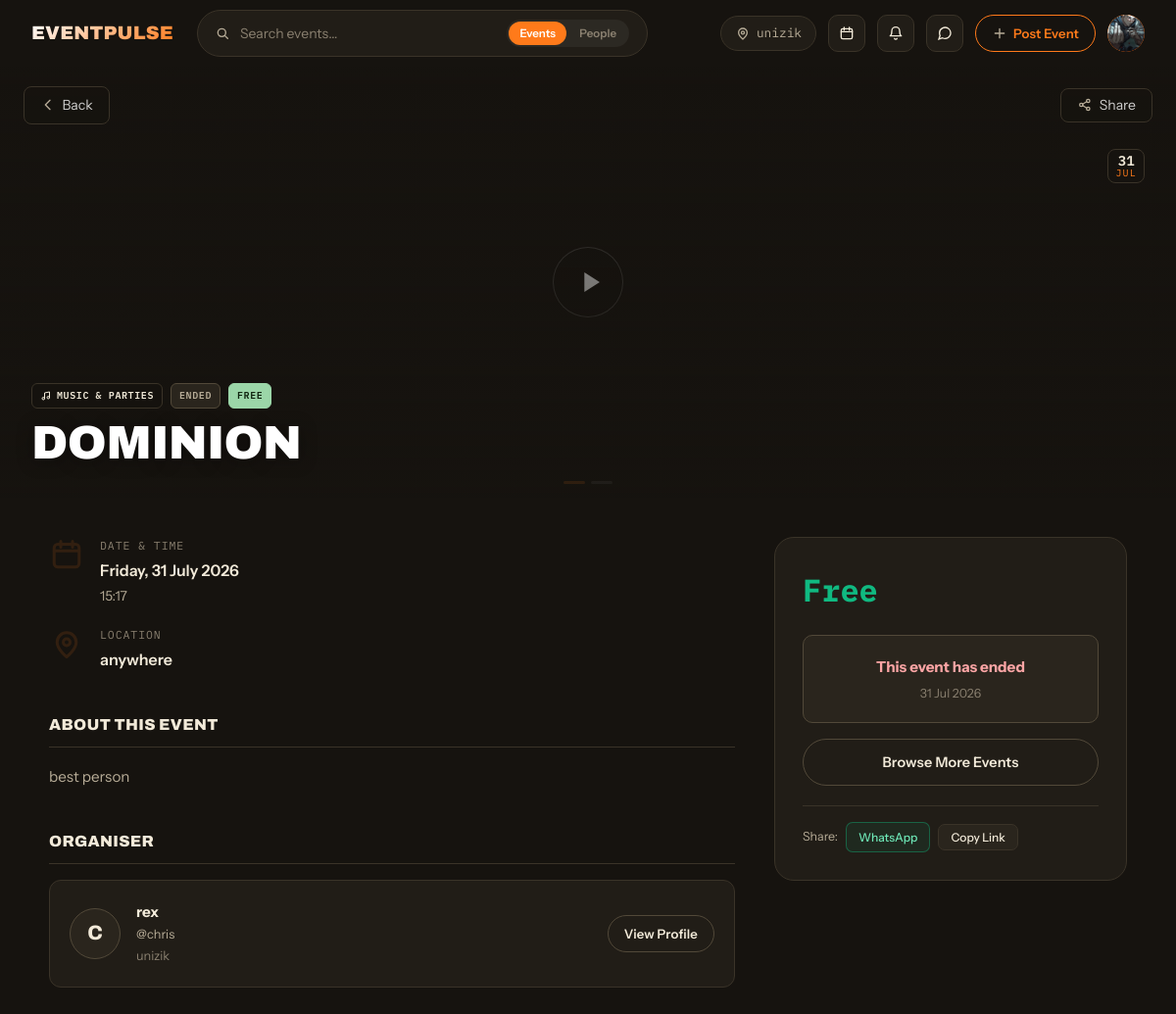
/events/dominion/ (signed in), run on the app's committed database.
### accounts/models.py (models this page shows, shortened)
class User(AbstractUser):
    class Role(models.TextChoices):
        STUDENT = 'student', 'Student'
        SOCIETY = 'society', 'Society / Club'
        STAFF   = 'staff',   'Staff'
        ADMIN   = 'admin',   'Admin'
    class Plan(models.TextChoices):
        FREE    = 'free',    'Free'
        PREMIUM = 'premium', 'Premium'
    class YearOfStudy(models.TextChoices):
        YEAR_1 = '1',  'Year 1 — Fresher'
        YEAR_2 = '2',  'Year 2'
        YEAR_3 = '3',  'Year 3'
        YEAR_4 = '4',  'Year 4'
        YEAR_5 = '5',  'Year 5'
        PG     = 'pg', 'Postgraduate'
        PHD    = 'phd','PhD'
    email           = models.EmailField(unique=True)
    profile_picture = models.ImageField(upload_to='profiles/', blank=True, null=True)
    bio             = models.TextField(blank=True)
    phone_number    = models.CharField(max_length=20, blank=True)
    university      = models.CharField(max_length=200, blank=True)
    department      = models.CharField(max_length=200, blank=True)
    student_id      = models.CharField(max_length=50,  blank=True)
    year_of_study   = models.CharField(
        max_length=5,
        choices=YearOfStudy.choices,
        blank=True,
    )
    role = models.CharField(
        max_length=20,
        choices=Role.choices,
        default=Role.STUDENT,
    )
    plan = models.CharField(
        max_length=20,
        choices=Plan.choices,
        default=Plan.FREE,
    )
    plan_expiry = models.DateTimeField(blank=True, null=True)
    updated_at = models.DateTimeField(auto_now=True)
    USERNAME_FIELD  = 'email'
    REQUIRED_FIELDS = ['username']
    class Meta:
        verbose_name        = 'User'
        verbose_name_plural = 'Users'
        ordering            = ['-date_joined']

### events/models.py (models this page shows, shortened)
class EventMedia(models.Model):
    class MediaType(models.TextChoices):
        IMAGE = "image", "Image"
        VIDEO = "video", "Video"
    event      = models.ForeignKey(Event, on_delete=models.CASCADE, related_name="gallery")
    media_type = models.CharField(max_length=10, choices=MediaType.choices)
    file       = models.FileField(upload_to=event_gallery_upload_path)
    order      = models.PositiveIntegerField(default=0)
    created_at = models.DateTimeField(auto_now_add=True)
    class Meta:
        verbose_name        = "Event Media"
        verbose_name_plural = "Event Media"
        ordering            = ["order", "id"]

class Event(models.Model):
    class Status(models.TextChoices):
        DRAFT     = "draft",     "Draft"
        PUBLISHED = "published", "Published"
        CANCELLED = "cancelled", "Cancelled"
        COMPLETED = "completed", "Completed"
    class PriceType(models.TextChoices):
        FREE = "free", "Free"
        PAID = "paid", "Paid"
    title       = models.CharField(max_length=200)
    slug        = models.SlugField(max_length=220, unique=True, blank=True)
    description = models.TextField()
    cover_image = models.ImageField(upload_to="events/covers/", blank=True, null=True)
    organiser = models.ForeignKey(
        settings.AUTH_USER_MODEL,
        on_delete=models.CASCADE,
        related_name="organised_events",
    )
    category = models.ForeignKey(
        Category,
        on_delete=models.SET_NULL,
        null=True,
        blank=True,
        related_name="events",
    )
    location_name    = models.CharField(max_length=200)
    location_address = models.TextField(blank=True)
    location_lat     = models.DecimalField(max_digits=9, decimal_places=6, blank=True, null=True)
    location_lng     = models.DecimalField(max_digits=9, decimal_places=6, blank=True, null=True)
    area             = models.CharField(max_length=100, blank=True, help_text="Neighbourhood or city for filtering")
    start_datetime = models.DateTimeField()
    end_datetime   = models.DateTimeField(blank=True, null=True)
    capacity     = models.PositiveIntegerField(blank=True, null=True, help_text="Leave blank for unlimited")
    price_type   = models.CharField(max_length=10, choices=PriceType.choices, default=PriceType.FREE)
    ticket_price = models.DecimalField(max_digits=10, decimal_places=2, default=0.00)
    is_premium_only = models.BooleanField(default=False, help_text="Only premium users can join")
    is_featured     = models.BooleanField(default=False, help_text="Pin to top of feed")
    status          = models.CharField(max_length=20, choices=Status.choices, default=Status.DRAFT)
    checkin_token = models.UUIDField(
        default=uuid.uuid4,
        editable=False,
        unique=True,
        help_text="Embedded in QR code for check-in",
    )
    qr_code = models.ImageField(
        upload_to="qrcodes/",
        blank=True,
        null=True,
        help_text="Auto-generated on publish",
    )
    created_at = models.DateTimeField(auto_now_add=True)
    updated_at = models.DateTimeField(auto_now=True)
    class Meta:
        verbose_name        = "Event"
        verbose_name_plural = "Events"
        ordering            = ["-is_featured", "-created_at"]
        indexes = [
            models.Index(fields=["status", "start_datetime"]),
            models.Index(fields=["organiser"]),
            models.Index(fields=["category"]),
            models.Index(fields=["area"]),
        ]
    @property
    def is_free(self):
        return self.price_type == self.PriceType.FREE or self.ticket_price == 0

class Category(models.Model):
    name        = models.CharField(max_length=60, unique=True)
    slug        = models.SlugField(max_length=60, unique=True, blank=True)
    icon        = models.CharField(max_length=10, blank=True, help_text="Emoji e.g. 🎵")
    description = models.TextField(blank=True)
    colour      = models.CharField(max_length=7, default="#4B6BF1", help_text="Hex colour for UI badges")
    created_at  = models.DateTimeField(auto_now_add=True)
    class Meta:
        verbose_name        = "Category"
        verbose_name_plural = "Categories"
        ordering            = ["name"]

### events/views.py (the view)
# urls.py: path('events/<slug:slug>/',             views.event_detail_view, name='detail'),
@login_required(login_url='accounts:login')
def event_detail_view(request, slug):
    event = get_object_or_404(Event, slug=slug)
    if event.is_premium_only and not request.user.is_premium:
        messages.warning(request, 'This event is for premium members only.')
    user_rsvp = None
    if request.user.is_authenticated:
        user_rsvp = RSVP.objects.filter(event=event, user=request.user).first()
    now = timezone.now()
    start = event.start_datetime
    end   = event.end_datetime or start
    is_ended       = end < now
    is_live        = start <= now <= end
    is_coming_soon = start > now
    return render(request, 'events/event_detail.html', {
        'event':          event,
        'user_rsvp':      user_rsvp,
        'is_ended':       is_ended,
        'is_live':        is_live,
        'is_coming_soon': is_coming_soon,
    })

### templates/events/event_detail.html (shortened to what this page needs)
{% extends 'base.html' %}
{% load static %}
{% block content %}
<div class="detail-page">
  <div class="detail-hero">
    {% with gallery=event.gallery.all %}
    {% if gallery %}
      <div class="ep-gallery js-carousel" id="eventGallery">
        {% for media in gallery %}
        <div class="ep-gallery__slide js-car-slide {% if forloop.first %}is-active{% endif %}">
          {% if media.media_type == 'video' %}
            <video class="ep-gallery__media js-car-video js-car-tap" src="{{ media.file.url }}" muted autoplay loop playsinline preload="metadata"></video>
          {% else %}
            <img class="ep-gallery__media" src="{{ media.file.url }}" alt="{{ event.title }}" />
          {% endif %}
        </div>
        {% endfor %}
        {% if gallery|length > 1 %}
        <div class="ep-gallery__dots">
          {% for media in gallery %}
          <button type="button" class="ep-gallery__dot js-car-dot {% if forloop.first %}is-active{% endif %}" aria-label="Slide {{ forloop.counter }}"></button>
          {% endfor %}
        </div>
        {% endif %}
      </div>
    {% elif event.cover_image %}
      <div class="detail-hero__img" style="background-image:url('{{ event.cover_image.url }}')"></div>
    {% else %}
      <div class="detail-hero__img detail-hero__img--placeholder ep-flyerbg--{{ event.category.slug|default:'academic' }}">
        <span class="ep-cat-icon ep-cat-icon--{{ event.category.slug|default:'academic' }}" style="width:72px;height:72px;background-color:rgba(242,234,217,0.5);"></span>
      </div>
    {% endif %}
    {% endwith %}
    <div class="detail-datestub">
      <div class="ep-datestub">
        <div class="ep-datestub__d">{{ event.start_datetime|date:"d" }}</div>
        <div class="ep-datestub__m">{{ event.start_datetime|date:"M" }}</div>
      </div>
    </div>
    <div class="detail-hero__nav">
      <a href="{% url 'events:home' %}" class="detail-hero__back">
        <span class="ep-icon ep-icon--back"></span>
        Back
      </a>
      <div class="detail-hero__nav-right">
        <button class="detail-hero__share" style="position:relative;z-index:10;" onclick="navigator.clipboard.writeText(window.location.href).then(()=>alert('Link copied!'))">
          <span class="ep-icon ep-icon--share"></span>
          Share
        </button>
      </div>
    </div>
    <div class="detail-hero__content">
      <div class="detail-hero__badges">
        {% if event.category %}
          <span class="ep-badge ep-badge--cat">
            <span class="ep-cat-icon ep-cat-icon--{{ event.category.slug }}"></span>
            {{ event.category.name }}
          </span>
        {% endif %}
        {% if is_ended %}
          <span class="ep-badge ep-badge--sold">Ended</span>
        {% elif is_live %}
          <span class="ep-badge ep-badge--live">Live Now</span>
        {% elif is_coming_soon %}
          <span class="ep-badge ep-badge--soon">Coming Soon</span>
        {% endif %}
        {% if event.is_free %}
          <span class="ep-badge ep-badge--free">Free</span>
        {% else %}
          <span class="ep-badge ep-badge--paid">₦{{ event.ticket_price }}</span>
        {% endif %}
      </div>
      <h1 class="detail-hero__title">{{ event.title }}</h1>
    </div>
  </div>
  <div class="detail-body">
    <div class="detail-body__inner">
      <div class="detail-left">
        <div class="detail-section">
          <div class="detail-meta-block">
            <div class="detail-meta-item">
              <div class="ep-detail-icon ep-detail-icon--calendar"></div>
              <div>
                <div class="detail-meta-label">Date & Time</div>
                <div class="detail-meta-value">{{ event.start_datetime|date:"l, d F Y" }}</div>
                <div class="detail-meta-sub">
                  {{ event.start_datetime|date:"H:i" }}
                </div>
              </div>
            </div>
            <div class="detail-meta-item">
              <div class="ep-detail-icon ep-detail-icon--pin"></div>
              <div>
                <div class="detail-meta-label">Location</div>
                <div class="detail-meta-value">{{ event.location_name }}</div>
              </div>
            </div>
          </div>
        </div>
        <div class="detail-section">
          <h2 class="detail-section__title">About this Event</h2>
          <div class="detail-description">{{ event.description|linebreaks }}</div>
        </div>
        <div class="detail-section">
          <h2 class="detail-section__title">Organiser</h2>
          <div class="detail-organiser">
            <div class="detail-organiser__av">{{ event.organiser.username|first|upper }}</div>
            <div class="detail-organiser__info">
              <div class="detail-organiser__name">{{ event.organiser.get_full_name|default:event.organiser.username }}</div>
              <div class="detail-organiser__username">@{{ event.organiser.username }}</div>
              {% if event.organiser.university %}
                <div class="detail-organiser__uni">{{ event.organiser.university }}</div>
              {% endif %}
            </div>
            <a href="{% url 'accounts:profile' event.organiser.username %}" class="ep-btn ep-btn--outline ep-btn--sm">View Profile</a>
          </div>
        </div>
      </div>
      <div class="detail-right">
        <div class="detail-rsvp-card">
          <div class="detail-rsvp-price">
            {% if event.is_free %}
              <span class="detail-rsvp-price__free">Free</span>
            {% else %}
              <span class="detail-rsvp-price__amount">₦{{ event.ticket_price }}</span>
              <span class="detail-rsvp-price__per">per person</span>
            {% endif %}
          </div>
          {% if not user.is_authenticated %}
            <a href="{% url 'accounts:login' %}?next={{ request.path }}" class="ep-btn ep-btn--primary ep-btn--full">Sign in to RSVP</a>
          {% elif is_ended %}
            <div class="detail-ended-box">
              <div class="detail-ended-box__title">This event has ended</div>
              <div class="detail-ended-box__date">{{ event.start_datetime|date:"d M Y" }}</div>
            </div>
            <a href="{% url 'events:home' %}" class="ep-btn ep-btn--outline ep-btn--full" style="margin-top:.5rem;">Browse More Events</a>
          {% endif %}
          <div class="detail-share">
            <span>Share:</span>
            <a href="https://wa.me/?text={{ event.title|urlencode }}%20{{ request.build_absolute_uri }}" target="_blank" class="detail-share__btn detail-share__btn--wa">WhatsApp</a>
            <button onclick="navigator.clipboard.writeText(window.location.href);alert('Copied!')" class="detail-share__btn">Copy Link</button>
          </div>
        </div>
      </div>
    </div>
  </div>
</div>
{% endblock %}

### templates/base.html (shortened to what this page needs)
<!DOCTYPE html>
<html lang="en">
<head>
  {% load static %}
  <link rel="stylesheet" href="{% static 'css/main.css' %}?v=20" />
</head>
<body>
{% block navbar %}
<nav class="ep-nav" id="epNav">
  <div class="ep-nav__inner">
    <a href="{% if user.is_authenticated %}{% url 'events:home' %}{% else %}{% url 'events:landing' %}{% endif %}" class="ep-nav__logo">
      <span>EVENT<b>PULSE</b></span>
    </a>
    <form class="ep-nav__search-form" id="navSearchForm" method="get"
          action="{% url 'events:home' %}"
          data-events-url="{% url 'events:home' %}"
          data-people-url="{% url 'accounts:search_people' %}">
      <div class="ep-nav__search">
        <span class="ep-icon ep-icon--search"></span>
        <input type="text" name="q" id="navSearchInput"
               placeholder="Search events…"
               value="{{ request.GET.q|default:'' }}" autocomplete="off" />
        <div class="ep-search-scope" role="tablist" aria-label="Search scope">
          <button type="button" class="ep-search-scope__btn is-active" data-scope="events">Events</button>
          <button type="button" class="ep-search-scope__btn" data-scope="people">People</button>
        </div>
      </div>
    </form>
    <div class="ep-nav__actions">
      <span class="ep-nav__location">
        <span class="ep-icon ep-icon--pin"></span>
        {% if user.is_authenticated and user.university %}{{ user.university|truncatechars:16 }}{% else %}Campus{% endif %}
      </span>
      {% if user.is_authenticated %}
        <a href="{% url 'events:calendar' %}" class="ep-nav__iconbtn" title="Campus calendar">
          <span class="ep-icon ep-icon--calendar"></span>
        </a>
        <a href="{% url 'social:notifications' %}" class="ep-nav__iconbtn" title="Notifications" id="notifBell">
          <span class="ep-icon ep-icon--bell"></span>
        </a>
        <a href="{% url 'social:inbox' %}" class="ep-nav__iconbtn" title="Messages">
          <span class="ep-icon ep-icon--chat"></span>
        </a>
        <a href="{% url 'events:create' %}" class="ep-btn ep-btn--create ep-btn--sm">
          <span class="ep-icon ep-icon--plus"></span>
          Post Event
        </a>
        <div class="ep-nav__user-menu" id="userMenu">
          <div class="ep-nav__avatar" id="avatarBtn">
            {% if user.profile_picture %}
              <img src="{{ user.profile_picture.url }}" alt="{{ user.username }}">
            {% else %}
              {{ user.username|first|upper }}
            {% endif %}
          </div>
        </div>
      {% else %}
        <a href="{% url 'accounts:login' %}"    class="ep-btn ep-btn--outline ep-btn--sm">Sign In</a>
        <a href="{% url 'accounts:register' %}" class="ep-btn ep-btn--primary ep-btn--sm">Register</a>
      {% endif %}
    </div>
  </div>
</nav>
{% endblock %}
{% block content %}{% endblock %}
{% load static %}
</body>
</html>

### data on the page
User: university "unizik", profile_picture (picture)
Event: start_datetime "31", start_datetime "JUL", category.name "MUSIC & PARTIES", start_datetime "Friday, 31 July 2026", start_datetime "15:17", location_name "anywhere", description "best person", organiser.username|first "C", organiser.get_full_name "rex", organiser.username "chris", organiser.university "unizik", start_datetime "31 Jul 2026"
